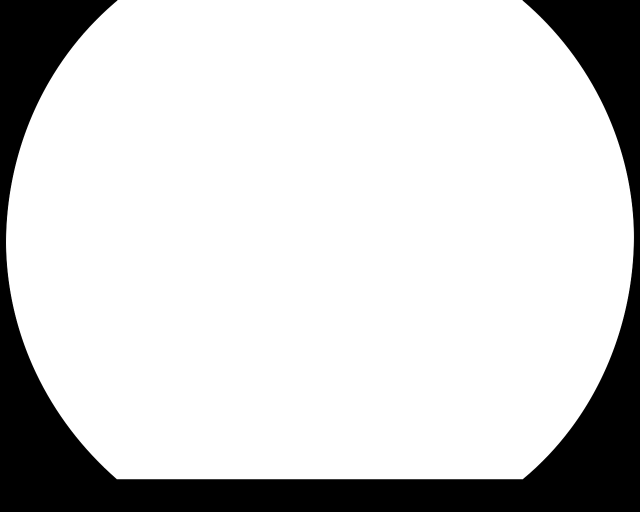
#> input picture mask_fuji.png, 1280 x 1024 px (shown at 1/2 size)
$ python -i endocrop.py   (imports and definitions only)
#> lines starting #> are read from the running program, lines starting #| are printed output that depends on the picture; after the words box and inside, x2 and y2 are one past the last pixel; in counts of white or black regions, pixels touching at a corner belong together
import click
import os, functools
from pathlib import Path
import concurrent.futures
import tqdm
import cv2

class Mask:
    def __init__(self, mask_file, shape):
#> called with shape = (1024, 1280, 3)
        self._mask = cv2.imread(str(mask_file))
#> self._mask is the input picture: shape (1024, 1280, 3); min 0, max 255, mean 208.6
        if self._mask is None:
            raise ValueError(f"Failed to load mask file '{str(mask_file)}'")
        self._shape = self._mask.shape
#> self._shape = (1024, 1280, 3)
        if shape is not None and self._shape != shape:
            raise ValueError(f"shape of '{str(mask_file)}' is expected to be {shape}, but {self._shape}")

    def is_same_shape(self, image):
        return image.shape == self._shape

    def mask(self, image):
        return cv2.bitwise_and(image, self._mask)

_mask_fuji = Mask(Path(__file__).parent/'mask_fuji.png', (1024, 1280, 3))
_mask_cce = Mask(Path(__file__).parent/'mask_cce.png', (512, 512, 3))
#> call 2 of __init__, with shape = (512, 512, 3)
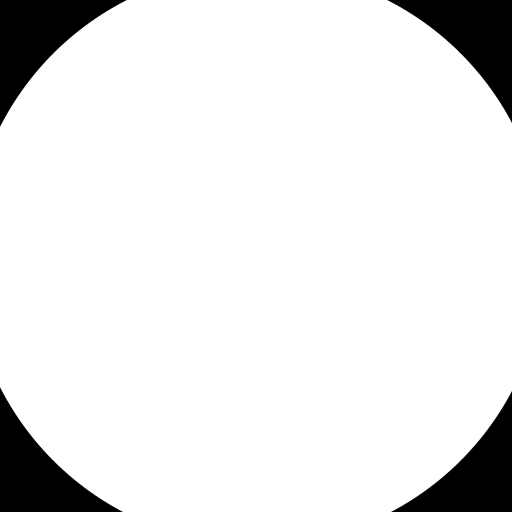
#> input picture mask_cce.png, 512 x 512 px
#> in __init__, self._mask is the input picture: shape (512, 512, 3); min 0, max 255, mean 231.3

def conv_endocrop(image):
    i = image

    # grayscale
    ip = cv2.cvtColor(i, cv2.COLOR_BGR2GRAY)
    # gaussian blur to reduce noise
    ip = cv2.GaussianBlur(ip, (5, 5), 0)
    # filter
    _, ip = cv2.threshold(ip, 10, 255, cv2.THRESH_BINARY)
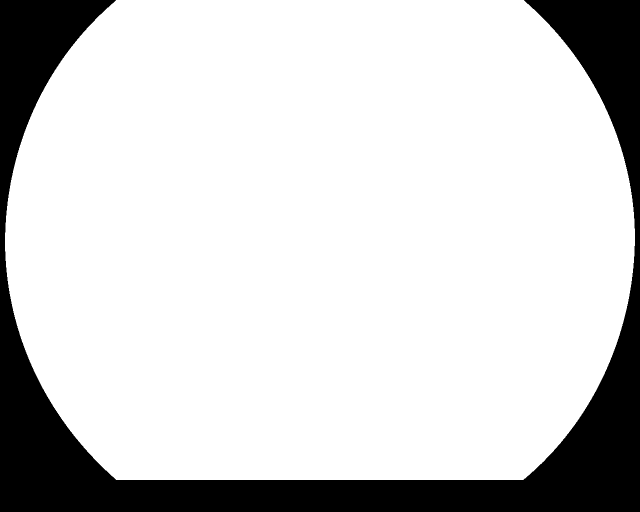
#> ip: shape (1024, 1280) (shown at 1/2 size); 82.2% white; 1 black region

    ct,_ = cv2.findContours(ip, cv2.RETR_EXTERNAL, cv2.CHAIN_APPROX_SIMPLE)
#> ct = 1 contour; box (x1, y1, x2, y2) and area: (10, 0, 1270, 960) 1075846

    cnt = max(ct, key=lambda cnt: cv2.contourArea(cnt))
#> cnt = contour of 938 points, box (x1, y1, x2, y2) (10, 0, 1270, 960), area 1075846
    x,y,w,h = cv2.boundingRect(cnt)
#> x = 10; y = 0; w = 1260; h = 960

    return i[y:y+h, x:x+w]
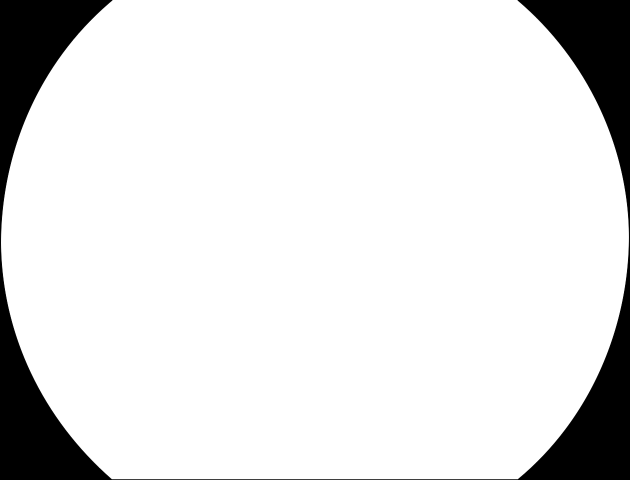
#> returned value: shape (960, 1260, 3) (shown at 1/2 size); min 0, max 255, mean 226.1

# [71 lines left out: functions convert, walk_and_convert, command, not called in this run]

# [2 lines not run here, left out]

>>> import cv2
>>> picture = cv2.imread('mask_fuji.png')
>>> result = conv_endocrop(picture)
